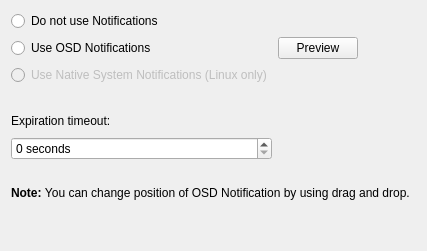
         <widget class="QWidget" name="notificationsPage">
          <layout class="QGridLayout" name="gridLayout_17">
           <item row="3" column="1">
            <spacer name="horizontalSpacer_27">
             <property name="orientation">
              <enum>Qt::Horizontal</enum>
             </property>
             <property name="sizeType">
              <enum>QSizePolicy::Preferred</enum>
             </property>
             <property name="sizeHint" stdset="0">
              <size>
               <width>40</width>
               <height>20</height>
              </size>
             </property>
            </spacer>
           </item>
           <item row="2" column="0">
            <widget class="QRadioButton" name="doNotUseNotifications">
             <property name="text">
              <string>Do not use Notifications</string>
             </property>
            </widget>
           </item>
           <item row="12" column="0">
            <spacer name="verticalSpacer_4">
             <property name="orientation">
              <enum>Qt::Vertical</enum>
             </property>
             <property name="sizeType">
              <enum>QSizePolicy::MinimumExpanding</enum>
             </property>
             <property name="sizeHint" stdset="0">
              <size>
               <width>20</width>
               <height>40</height>
              </size>
             </property>
            </spacer>
           </item>
           <item row="11" column="0" colspan="6">
            <widget class="QLabel" name="label_43">
             <property name="text">
              <string>&lt;b&gt;Note: &lt;/b&gt;You can change position of OSD Notification by using drag and drop.</string>
             </property>
             <property name="wordWrap">
              <bool>true</bool>
             </property>
            </widget>
           </item>
           <item row="4" column="0" colspan="2">
            <widget class="QRadioButton" name="useNativeSystemNotifications">
             <property name="enabled">
              <bool>false</bool>
             </property>
             <property name="text">
              <string>Use Native System Notifications (Linux only)</string>
             </property>
            </widget>
           </item>
           <item row="3" column="3">
            <spacer name="horizontalSpacer_5">
             <property name="orientation">
              <enum>Qt::Horizontal</enum>
             </property>
             <property name="sizeType">
              <enum>QSizePolicy::MinimumExpanding</enum>
             </property>
             <property name="sizeHint" stdset="0">
              <size>
               <width>40</width>
               <height>20</height>
              </size>
             </property>
            </spacer>
           </item>
           <item row="6" column="0" colspan="2">
            <spacer name="horizontalSpacer_31">
             <property name="orientation">
              <enum>Qt::Horizontal</enum>
             </property>
             <property name="sizeHint" stdset="0">
              <size>
               <width>40</width>
               <height>20</height>
              </size>
             </property>
            </spacer>
           </item>
           <item row="10" column="0">
            <spacer name="verticalSpacer_5">
             <property name="orientation">
              <enum>Qt::Vertical</enum>
             </property>
             <property name="sizeType">
              <enum>QSizePolicy::Preferred</enum>
             </property>
             <property name="sizeHint" stdset="0">
              <size>
               <width>0</width>
               <height>20</height>
              </size>
             </property>
            </spacer>
           </item>
           <item row="7" column="0" colspan="2">
            <layout class="QHBoxLayout" name="horizontalLayout_10">
             <item>
              <widget class="QLabel" name="label_42">
               <property name="text">
                <string>Expiration timeout:</string>
               </property>
              </widget>
             </item>
            </layout>
           </item>
           <item row="3" column="0">
            <widget class="QRadioButton" name="useOSDNotifications">
             <property name="text">
              <string>Use OSD Notifications</string>
             </property>
            </widget>
           </item>
           <item row="8" column="0" colspan="2">
            <widget class="QSpinBox" name="notificationTimeout">
             <property name="sizePolicy">
              <sizepolicy hsizetype="Expanding" vsizetype="Fixed">
               <horstretch>0</horstretch>
               <verstretch>0</verstretch>
              </sizepolicy>
             </property>
             <property name="suffix">
              <string> seconds</string>
             </property>
            </widget>
           </item>
           <item row="7" column="3" colspan="2">
            <spacer name="horizontalSpacer_17">
             <property name="orientation">
              <enum>Qt::Horizontal</enum>
             </property>
             <property name="sizeType">
              <enum>QSizePolicy::MinimumExpanding</enum>
             </property>
             <property name="sizeHint" stdset="0">
              <size>
               <width>40</width>
               <height>20</height>
              </size>
             </property>
            </spacer>
           </item>
           <item row="3" column="2">
            <widget class="QPushButton" name="notificationPreview">
             <property name="text">
              <string>Preview</string>
             </property>
            </widget>
           </item>
          </layout>
         </widget>
